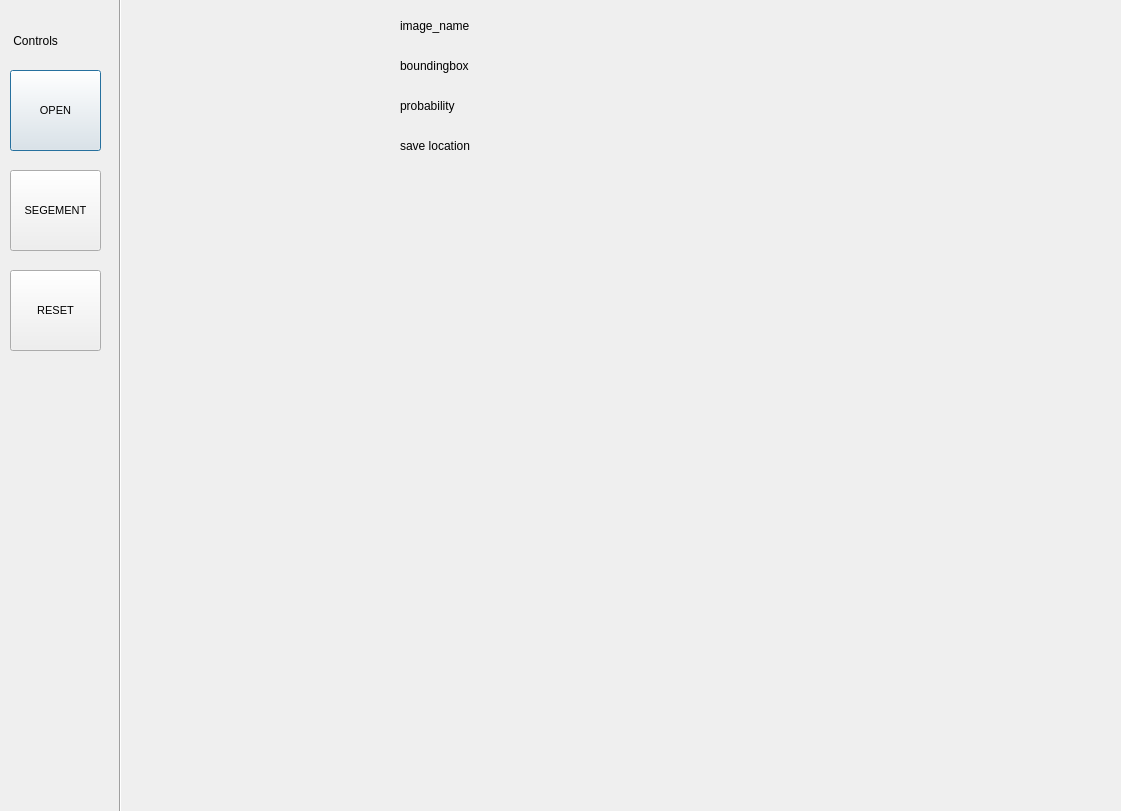
<?xml version="1.0" encoding="UTF-8"?>
<ui version="4.0">
 <class>Dialog</class>
 <widget class="QDialog" name="Dialog">
  <property name="enabled">
   <bool>true</bool>
  </property>
  <property name="geometry">
   <rect>
    <x>0</x>
    <y>0</y>
    <width>1121</width>
    <height>811</height>
   </rect>
  </property>
  <property name="windowTitle">
   <string>Dialog</string>
  </property>
  <widget class="Line" name="line">
   <property name="geometry">
    <rect>
     <x>110</x>
     <y>-20</y>
     <width>20</width>
     <height>841</height>
    </rect>
   </property>
   <property name="orientation">
    <enum>Qt::Vertical</enum>
   </property>
  </widget>
  <widget class="QLabel" name="left_knee">
   <property name="geometry">
    <rect>
     <x>640</x>
     <y>320</y>
     <width>481</width>
     <height>481</height>
    </rect>
   </property>
   <property name="text">
    <string/>
   </property>
   <property name="pixmap">
    <pixmap>staticM.jpg</pixmap>
   </property>
   <property name="scaledContents">
    <bool>true</bool>
   </property>
  </widget>
  <widget class="QLabel" name="original_image_preview">
   <property name="geometry">
    <rect>
     <x>130</x>
     <y>10</y>
     <width>231</width>
     <height>281</height>
    </rect>
   </property>
   <property name="text">
    <string/>
   </property>
   <property name="pixmap">
    <pixmap>staticM.jpg</pixmap>
   </property>
   <property name="scaledContents">
    <bool>true</bool>
   </property>
  </widget>
  <widget class="QLabel" name="right_knee">
   <property name="geometry">
    <rect>
     <x>130</x>
     <y>320</y>
     <width>481</width>
     <height>481</height>
    </rect>
   </property>
   <property name="text">
    <string/>
   </property>
   <property name="pixmap">
    <pixmap>staticM.jpg</pixmap>
   </property>
   <property name="scaledContents">
    <bool>true</bool>
   </property>
  </widget>
  <widget class="QLabel" name="instruction_one">
   <property name="geometry">
    <rect>
     <x>10</x>
     <y>30</y>
     <width>91</width>
     <height>21</height>
    </rect>
   </property>
   <property name="text">
    <string> Controls</string>
   </property>
  </widget>
  <widget class="QPushButton" name="button_open">
   <property name="geometry">
    <rect>
     <x>10</x>
     <y>70</y>
     <width>91</width>
     <height>81</height>
    </rect>
   </property>
   <property name="font">
    <font>
     <pointsize>8</pointsize>
    </font>
   </property>
   <property name="text">
    <string>OPEN</string>
   </property>
  </widget>
  <widget class="QPushButton" name="button_segment">
   <property name="geometry">
    <rect>
     <x>10</x>
     <y>170</y>
     <width>91</width>
     <height>81</height>
    </rect>
   </property>
   <property name="font">
    <font>
     <pointsize>8</pointsize>
    </font>
   </property>
   <property name="text">
    <string>SEGEMENT</string>
   </property>
  </widget>
  <widget class="QPushButton" name="button_save">
   <property name="geometry">
    <rect>
     <x>10</x>
     <y>270</y>
     <width>91</width>
     <height>81</height>
    </rect>
   </property>
   <property name="font">
    <font>
     <pointsize>8</pointsize>
    </font>
   </property>
   <property name="text">
    <string>RESET</string>
   </property>
  </widget>
  <widget class="QLabel" name="image_name">
   <property name="geometry">
    <rect>
     <x>400</x>
     <y>10</y>
     <width>681</width>
     <height>31</height>
    </rect>
   </property>
   <property name="text">
    <string>image_name</string>
   </property>
  </widget>
  <widget class="QLabel" name="bounding_box">
   <property name="geometry">
    <rect>
     <x>400</x>
     <y>50</y>
     <width>681</width>
     <height>31</height>
    </rect>
   </property>
   <property name="text">
    <string>boundingbox</string>
   </property>
  </widget>
  <widget class="QLabel" name="propability">
   <property name="geometry">
    <rect>
     <x>400</x>
     <y>90</y>
     <width>681</width>
     <height>31</height>
    </rect>
   </property>
   <property name="text">
    <string>probability</string>
   </property>
  </widget>
  <widget class="QLabel" name="save_location">
   <property name="geometry">
    <rect>
     <x>400</x>
     <y>130</y>
     <width>681</width>
     <height>31</height>
    </rect>
   </property>
   <property name="text">
    <string>save location</string>
   </property>
  </widget>
 </widget>
 <resources/>
 <connections/>
</ui>
